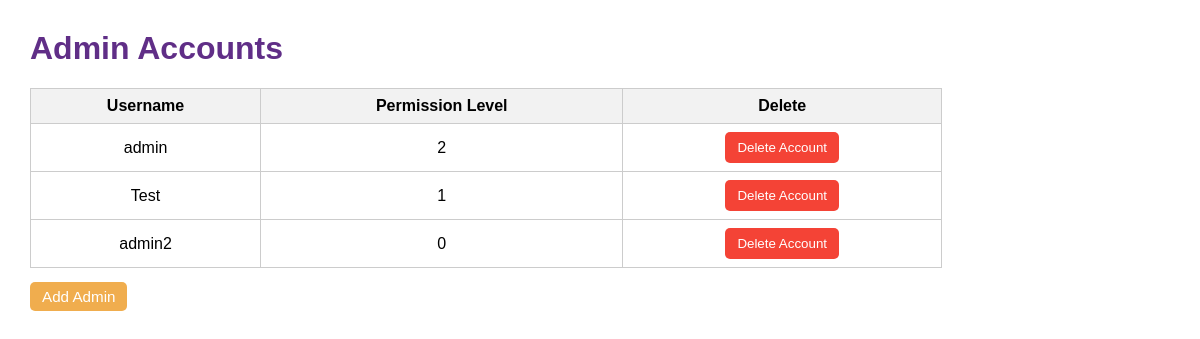
The app's page /admin_accounts (signed in) with its own data.
### tables this page shows
CREATE TABLE admins(id INTEGER PRIMARY KEY, name TEXT, password TEXT, permissions INTEGER);

### app.py (the view)
@app.route("/admin_accounts")
def admin_accounts():
    if session.get("user_type") != 2:
        return redirect(url_for("login"))
    conn = get_db_connection()
    admin_account = conn.execute(
        "SELECT * FROM admins",
    ).fetchall()
    conn.close()
    return render_template(
        "admin_accounts.html",
        admin_account=admin_account
    )

### app.py (called while the page is built)
def get_db_connection():
    conn = sqlite3.connect("hawkeyes.db")
    conn.row_factory = sqlite3.Row
    return conn

### templates/admin_accounts.html (shortened to what this page needs)
<!DOCTYPE html>
<html>
<head>
</head>
<body>
    <h1>Admin Accounts</h1>
    <table>
        <tr>
            <th>Username</th>
            <th>Permission Level</th>
            <th>Delete</th>
        </tr>
        {% for a in admin_account|sort(attribute='id') %}
        <tr>
            <td>{{ a['name'] }}</td>
            <td>{{ a['permissions'] }}</td>
            <td>
                <form action="{{ url_for('delete_admin', admin_id=a.id) }}" method="POST" style="display:inline;"
                    onsubmit="return confirm('Are you sure you want to delete {{a.name}}? This cannot be undone.');"
                    style="margin-top: 20px;">
                    <button type="submit" style="background-color: #f44336; color: white; border: none; padding: 8px 12px; border-radius: 5px; cursor: pointer;">
                        Delete Account
                    </button>
                </form>
            </td>
        </tr>
        {% endfor %}
    </table>
    <p><a href="{{ url_for('add_admin') }}" class="btn" style="background-color: #f0ad4e; color: white;">Add Admin</a></p>
</body>
</html>

### templates/admin_accounts.html (style rules this page uses)
body { font-family: Arial, sans-serif; margin: 30px; }
h1 { color: #602e87; }
table { border-collapse: collapse; width: 80%; margin-top: 20px; margin-bottom: 20px; }
th, td { border: 1px solid #ccc; padding: 8px; text-align: center; }
th { background-color: #f2f2f2; }
.btn { padding: 6px 12px; border-radius: 5px; cursor: pointer; font-size: 0.95em; border: none; text-decoration: none; }

### records on screen
admins: name "admin", permissions "2"
admins: name "Test", permissions "1"
admins: name "admin2", permissions "0"
